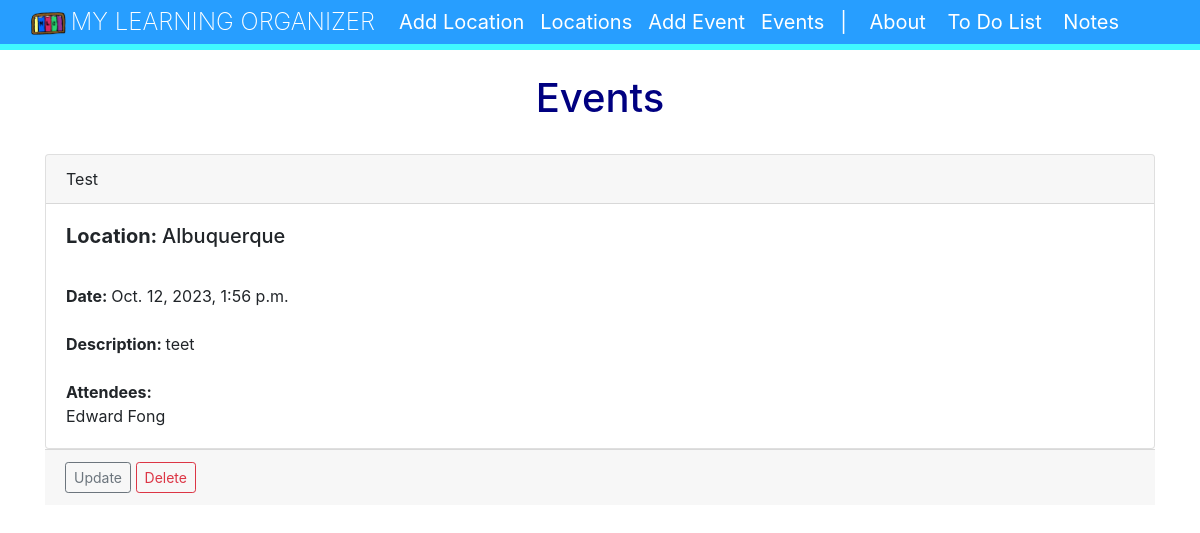
The app's page /calendar/events/, older data.
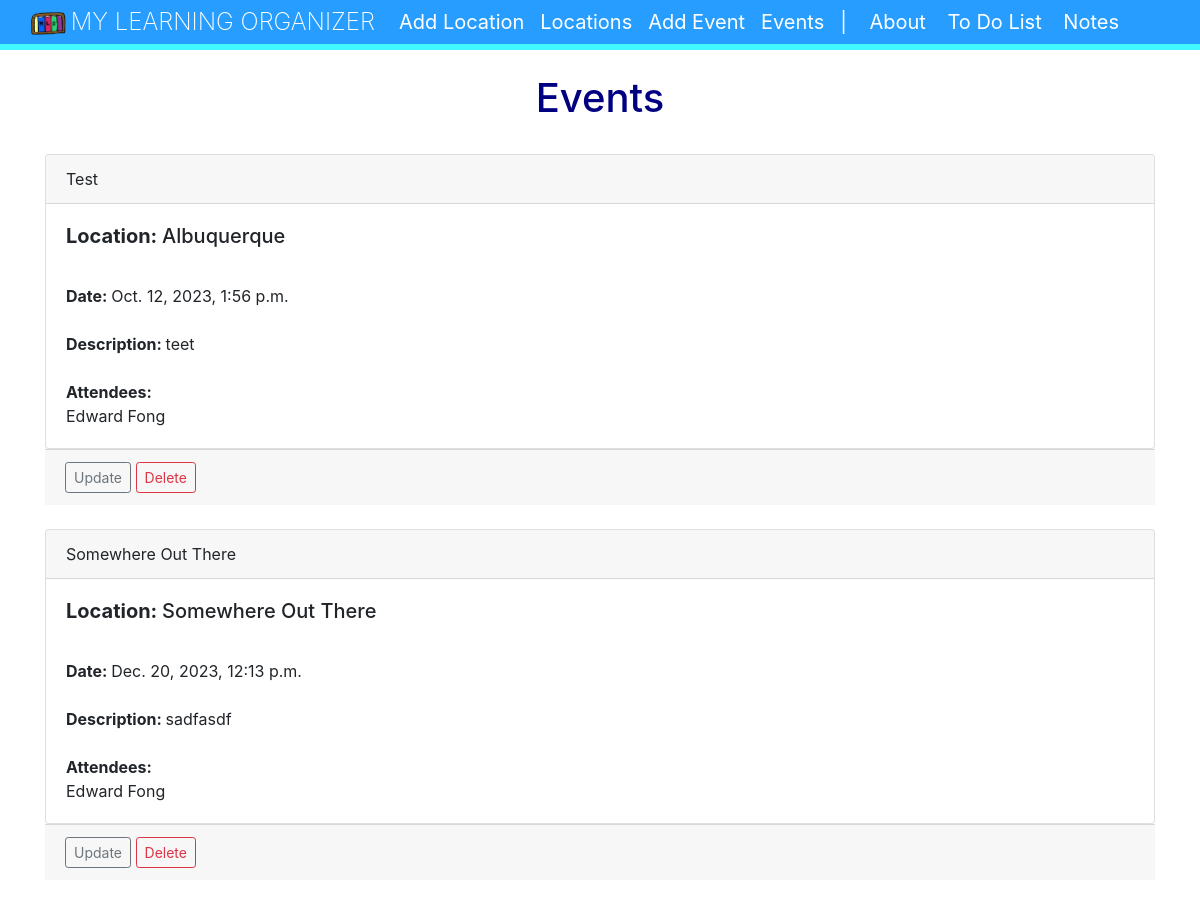
The same page, newer data.
### events/models.py (models this page shows)
class Event(models.Model):
    name = models.CharField('Event Name', max_length=120)
    event_date = models.DateTimeField('Event Date')
    event_location = models.ForeignKey(EventLocation, null=True, on_delete=models.CASCADE)
    description = models.TextField(blank=False)
    attendees = models.ManyToManyField(calUser)
    def __str__(self):
        return self.name

class EventLocation(models.Model):
    name = models.CharField('Location Name', max_length=120)
    address = models.CharField(max_length=300, blank=True)
    zip_code = models.CharField('Zip Code', max_length=120, blank=True)
    def __str__(self):
        return self.name

class calUser(models.Model):
    firstName = models.CharField(max_length=30)
    lastName = models.CharField(max_length=30)
    email = models.EmailField('User Email', blank=True)
    def __str__(self):
        return self.firstName + ' ' + self.lastName

### events/views.py (the view)
# urls.py: path('events/', views.all_events, name="list-events"),
def all_events(request):
    event_list = Event.objects.all()
    return render(request, 'events/event_list.html',
                  {'event_list': event_list})

### events/templates/events/event_list.html (shortened to what this page needs)
{% extends 'events/base.html' %}
{% block content %}
<center>
<h1 style="color: #000080;">Events</h1>
<br/>
</center>
{% for event in event_list %}
<div class="card">
    <div class="card-header">
      {{ event }}
    </div>
    <div class="card-body">
      <h5 class="card-title"><strong>Location: </strong>{{ event.event_location }}</h5>
      <p class="card-text">
        <br/>
        <strong>Date: </strong>{{ event.event_date }}<br/>
        <br/>
        <strong>Description: </strong>{{ event.description }}<br/>
        <br/>
        <strong>Attendees:</strong><br/>
            {% for user in event.attendees.all %}
            {{ user }}<br/>
            {% endfor %}
    </div>
  </div>
  <div class="card-footer text-body-secondary">
    <a href="{% url 'update-event' event.id %}"
    class="btn btn-outline-secondary btn-sm">Update</a>
    <a href="{% url 'delete-event' event.id %}"
    class="btn btn-outline-danger btn-sm">Delete</a>
  </div>
<br/>
{% endfor %}
{% endblock %}

### events/templates/events/base.html (shortened to what this page needs)
<!doctype html>
<html lang="en">
  <head>
    <link rel="stylesheet" href="https://cdn.jsdelivr.net/npm/bootstrap@4.4.1/dist/css/bootstrap.min.css">
  </head>
  <body>
    {% include 'events/navbar.html' %}
    <br/>
    <div class="container">
        {% block content %}
        {% endblock %}
    </div>
  </body>
</html>

### events/templates/events/navbar.html (shortened to what this page needs)
{% load static %}
<nav class="navbar navbar-expand-lg" style="background-color: #279eff; border-bottom: 6px solid #40f8ff; height: 50px;">
    <div class="container-fluid">
      <a href="/" class="logo"><img style="float: left; padding-right: 5px; padding-top: 2px;" height="25px" class="logoNav" src="{% static 'images/MLOLogo.png' %}" alt="This is my sites logo"></a>
      <a class="navbar-brand" href="/" style="color: #FFFFFF;
      font-weight: 150;
      text-transform: uppercase;
      font-size: 24px;">MY LEARNING ORGANIZER</a>
      <div class="navbar-collapse collapse show" id="navbarSupportedContent">
        <ul class="navbar-nav me-auto mb-2 mb-lg-0">
          <li class="nav-item">
            <a class="nav-link" href="{% url 'add-eventlocation' %}" style="color: #FFFFFF; font-weight: 400; font-size: 20px">
              Add Location
            </a>
          </li>
          <li class="nav-item">
            <a class="nav-link" href="{% url 'list-eventlocations' %}" style="color: #FFFFFF; font-weight: 400; font-size: 20px">
              Locations
            </a>
          </li>
          <li class="nav-item">
            <a class="nav-link" href="{% url 'add-event' %}" style="color: #FFFFFF; font-weight: 400; font-size: 20px">
              Add Event
            </a>
          </li>
          <li class="nav-item">
            <a class="nav-link" href="{% url 'list-events' %}" style="color: #FFFFFF; font-weight: 400; font-size: 20px">
              Events
            </a>
          </li>
          <li class="nav-item">
            <a class="nav-link" href="{% url 'about' %}"style="color: #FFFFFF; font-weight: 400; font-size: 20px">|&nbsp;&nbsp;&nbsp;&nbsp;About</a>
          </li>
          <li class="nav-item">
            <a class="nav-link" href="{% url 'todo-index' %}"style="color: #FFFFFF; font-weight: 400; font-size: 20px">&nbsp;To Do List</a>
          </li>
          <li class="nav-item">
            <a class="nav-link" href="{% url 'notes.list' %}"style="color: #FFFFFF; font-weight: 400; font-size: 20px">&nbsp;Notes</a>
          </li>
        </ul>
      </div>
    </div>
  </nav>

Row changes from the older to the newer data that the page shows:
added Event: name "Somewhere Out There", event_location "Somewhere Out There", event_date "Dec. 20, 2023, 12:13 p.m.", description "sadfasdf", calUser (firstName+lastName "Edward Fong")
